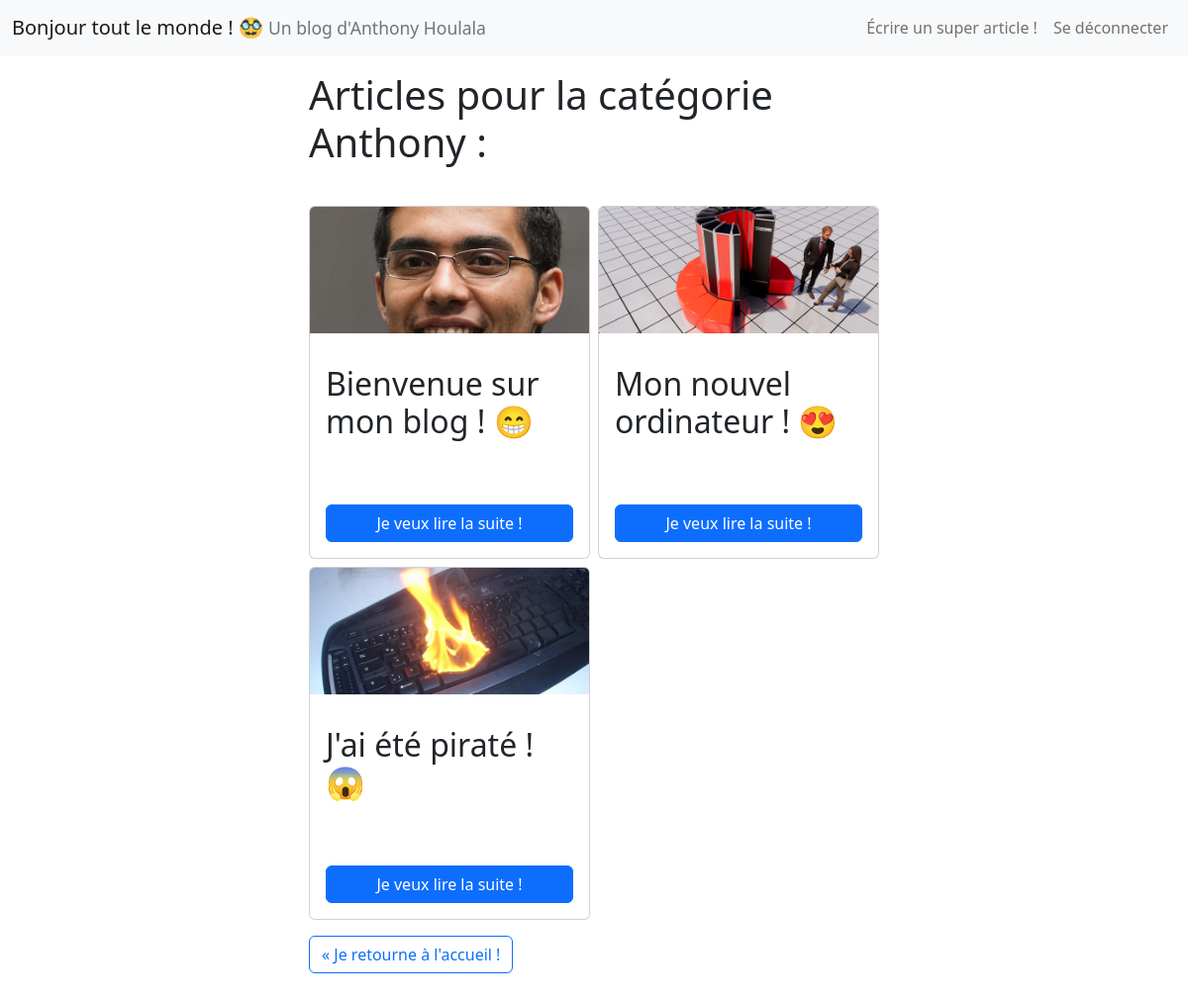
The page /category.php?id=1 (signed in) on the database its author committed.
### tables this page shows
CREATE TABLE `category` (
  `id_category` int NOT NULL,
  `category_name` varchar(255) NOT NULL
);

CREATE TABLE `post` (
  `id_post` int NOT NULL,
  `title` varchar(255) NOT NULL,
  `content` text NOT NULL,
  `date` datetime NOT NULL,
  `id_author` int NOT NULL,
  `image` varchar(255) NOT NULL
);

### category.php (called while the page is built, shortened)
<?php
require_once './model/manager/CategoryManager.php';
require_once './model/manager/PostManager.php';
$id = sanitizeInput($_GET['id']);
$category = CategoryManager::getCategoryById($id);
$posts = PostManager::fetchAllPostsFromCategoryId($category->getId());
require_once './view/categoryView.php';

### model/manager/CategoryManager.php (called while the page is built, shortened)
<?php
require_once './model/classes/Category.php';
final class CategoryManager
{
  public static function getCategoryById(int $id): Category|bool
  {
    $databaseHandle = dbConnect();
    $query = 'SELECT * FROM category WHERE id_category=:id';
    $statement = $databaseHandle->prepare($query);
    $statement->execute(['id' => $id]);
    $statement->setFetchMode(PDO::FETCH_CLASS, 'Category');
    return $statement->fetch();
  }
}

### model/classes/Category.php (called while the page is built, shortened)
<?php
final class Category
{
  private string $category_name;
  public function getName(): string
  {
    return $this->category_name;
  }
}

### model/manager/PostManager.php (called while the page is built, shortened)
<?php
require_once './model/classes/Post.php';
class PostManager
{
  public static function fetchAllPostsFromCategoryId(int $categoryId): array
  {
    $databaseHandle = dbConnect();
    $query = '
      SELECT post.id_post, title, content, date, id_author, image
      FROM post
      INNER JOIN post_category ON post.id_post=post_category.id_post
      WHERE post_category.id_category=:categoryId
    ';
    $statement = $databaseHandle->prepare($query);
    $statement->execute([
      'categoryId' => $categoryId
    ]);
    return $statement->fetchAll(PDO::FETCH_CLASS, 'Post');
  }
}

### model/classes/Post.php (called while the page is built, shortened)
<?php
class Post
{
  private int $id_post;
  private string $title;
  private string $image;
  public function getIdPost(): int
  {
    return $this->id_post;
  }
  public function getTitle(): string
  {
    return $this->title;
  }
  public function getImage(): string
  {
    return $this->image;
  }
}

### view/partials/blogpostCard.php (the view)
<div class="col-md-6">
  <div class="card h-100 my-3">
    <img src="<?php echo $post->getImage() ?>" class="card-img-top" alt="<?php echo $post->getTitle() ?>" style="max-height: 128px; object-fit: cover;">
    <div class="card-body d-flex flex-column justify-content-between">
      <h2 class="card-title my-3"><?php echo $post->getTitle() ?></h2>
      <a  href="blogpost.php?id=<?= $post->getIdPost() ?>" class="btn btn-primary mt-3">Je veux lire la suite !</a>
    </div>
  </div>
</div>

### view/categoryView.php
<?php
require_once './view/partials/header.php';
?>
<div class="container my-3 col-lg-6 offset-lg-3">
  <h1>Articles pour la catégorie <?= $category->getName() ?> :</h1>
  <?php require_once './view/partials/blogPostsList.php'; ?>
  <a href="index.php" class="btn btn-outline-primary my-3">&laquo; Je retourne à l'accueil !</a>
</div>
<?php
require_once './view/partials/footer.php';

### view/partials/blogPostsList.php
<div class="row g-2 my-3">
  <?php
  foreach ($posts as $post) {
    require 'blogpostCard.php';
  }
  ?>
</div>

### rows shown on the page
category: category_name "Anthony"
post: image (picture), title "Bienvenue sur mon blog ! 😁"
post: image (picture), title "Mon nouvel ordinateur ! 😍"
post: image (picture), title "J'ai été piraté ! 😱"
